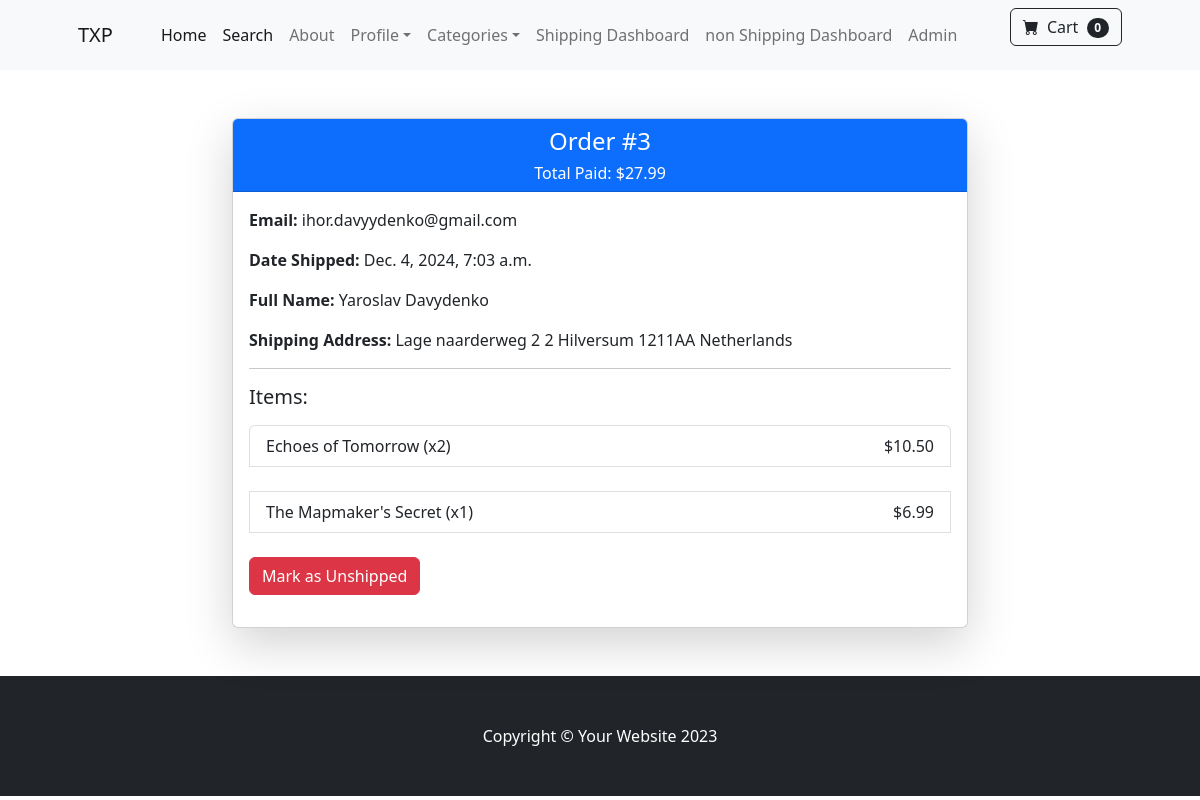
Screenshot of /payment/order/3 (signed in) with the database file from the repository.
### payment/models.py (models this page shows, shortened)
class Order(models.Model):
    user = models.ForeignKey(User, on_delete=models.CASCADE, null=True, blank=True)
    full_name = models.CharField(max_length=255)
    email = models.EmailField(max_length=255)
    shipping_address = models.TextField(max_length=255)
    amount_paid = models.DecimalField(max_digits=15, decimal_places=2)
    date_ordered = models.DateTimeField(auto_now_add=True)
    is_shipped = models.BooleanField(default=False)
    date_shipped = models.DateTimeField(blank=True, null=True)

class OrderItem(models.Model):
    order = models.ForeignKey(Order, on_delete=models.CASCADE, null=True)
    product = models.ForeignKey(Product, on_delete=models.CASCADE, null=True)
    user = models.ForeignKey(User, on_delete=models.CASCADE, null=True)
    quantity = models.BigIntegerField(default=1)
    price = models.DecimalField(max_digits=15, decimal_places=2)

### store/models.py (models this page shows)
class Product(models.Model):
    name = models.CharField(max_length=100, default='blank_name')
    price = models.DecimalField(default=0, decimal_places=2, max_digits=6)
    category = models.ForeignKey(Category, on_delete=models.CASCADE, default=1)
    description = models.CharField(max_length=250, default='', blank=True, null=True)
    image = models.ImageField(upload_to='uploads/products/')
    is_sale = models.BooleanField(default=False)
    sale_price = models.DecimalField(default=0, decimal_places=2, max_digits=6)
    def __str__(self):
        return self.name

### payment/views.py (the view, shortened to what this page needs)
# urls.py: path('order/<int:pk>', views.orders, name='orders')
def orders(request, pk):
    if request.user.is_authenticated and request.user.is_superuser:
        order = Order.objects.get(id=pk)
        items = OrderItem.objects.filter(order=pk)
        context = {'order': order,
                   'items': items}
        return render(request, 'payment/orders.html', context)
    else:
        messages.success(request, 'Access Denied')
        return redirect('home')

### cart/cart.py (called while the page is built)
    def __len__(self):
        return len(self.cart)

### cart/context_processors.py (called while the page is built)
def cart(request):
    cart = Cart(request)
    return {'cart': cart}

### payment/templates/payment/orders.html (shortened to what this page needs)
{% extends 'base.html' %}
{% block content %}
<div class="container my-5">
    <div class="row justify-content-center">
        <div class="col-md-8">
            <div class="card shadow-lg">
                <div class="card-header bg-primary text-white text-center">
                    <h4>Order #{{ order.id }}</h4>
                    <h6 class="mb-0">Total Paid: ${{ order.amount_paid }}</h6>
                </div>
                <div class="card-body">
                    <p><strong>Email:</strong> {{ order.email }}</p>
                    {% if order.is_shipped %}
                    <p><strong>Date Shipped:</strong> {{ order.date_shipped }}</p>
                    {% else %}
                    <p><strong>Date Ordered:</strong> {{ order.date_ordered }}</p>
                    {% endif %}
                    <p><strong>Full Name:</strong> {{ order.full_name }}</p>
                    <p><strong>Shipping Address:</strong> {{ order.shipping_address }}</p>
                    <hr>
                    <h5 class="mb-3">Items:</h5>
                    <ul class="list-group">
                        {% for i in items %}
                        <li class="list-group-item d-flex justify-content-between align-items-center">
                            <span>{{ i.product }} (x{{ i.quantity }})</span>
                            <span>${{ i.price }}</span>
                        </li>
                        <br/>
                        {% endfor %}
                        <form method="post">
                            {% if not order.is_shipped %}
                            <input type="hidden" name="shipping_status" value="true">
                            <button type="submit" class="btn btn-success">Mark as Shipped</button>
                            {% else %}
                            <button type="submit" class="btn btn-danger">Mark as Unshipped</button>
                            {% endif %}
                        </form>
                    </ul>
                </div>
            </div>
        </div>
    </div>
</div>
{% endblock %}

### rows the page displays
Order: id "3", amount_paid "27.99", email "ihor.davyydenko@gmail.com", date_shipped "Dec. 4, 2024, 7:03 a.m.", full_name "Yaroslav Davydenko", shipping_address "Lage naarderweg 2 2 Hilversum 1211AA Netherlands"
OrderItem: product "Echoes of Tomorrow", quantity "2", price "10.50"
OrderItem: product "The Mapmaker's Secret", quantity "1", price "6.99"

### other values shown
{{ cart|length }} "0"
